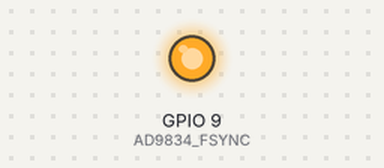
Bench run of a sketch on a simulated ESP32-S3. Shown: output pins drawn as LEDs (lit = HIGH). Pins used as bus, display or sensor lines are not drawn; what the sketch prints to the serial monitor is not drawn.

Above: at 0.1 s.
Timing chart, 0 to 1.6 s (numbered marks = the images above):
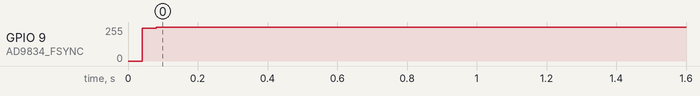

The sketch:

AD9834_S_10M.ino
```cpp
// 1. 引脚定义（仅保留SPI相关引脚，RST/FS/PS通过软件控制，🔶1-76、🔶1-81）
#define AD9834_FSYNC  9   // FSYNC引脚（帧同步，低有效）
#define AD9834_SCK    10  // SCLK引脚（串行时钟，下降沿采样）
#define AD9834_SDA    11  // SDATA引脚（串行数据输入）

// 2. AD9834 寄存器与控制位宏定义（基于🔶1-223、🔶1-225、🔶1-232、🔶1-254、🔶1-267）
// 寄存器地址
#define AD9834_CTRL_REG    0x0000  // 控制寄存器：DB15=0, DB14=0
#define AD9834_FREQ0_REG   0x4000  // FREQ0寄存器：DB15=0, DB14=1
#define AD9834_FREQ1_REG   0x8000  // FREQ1寄存器：DB15=1, DB14=0
#define AD9834_PHASE0_REG  0xC000  // PHASE0寄存器：DB15=1, DB14=1, DB13=0
#define AD9834_PHASE1_REG  0xE000  // PHASE1寄存器：DB15=1, DB14=1, DB13=1

// 控制寄存器位（含软件替代硬件引脚关键位，🔶1-232、🔶1-242、🔶1-269）
#define AD9834_B28         0x2000  // 28位频率寄存器模式（1=使能，🔶1-255）
#define AD9834_HLB         0x1000  // 高/低字节选择
#define AD9834_FSEL        0x0800  // 软件选频率寄存器：0=FREQ0，1=FREQ1（🔶1-242）
#define AD9834_PSEL        0x0400  // 软件选相位寄存器：0=PHASE0，1=PHASE1（🔶1-242）
#define AD9834_PIN_SW      0x0200  // PIN/SW位位置：1=硬件控制，0=软件控制
#define AD9834_PIN_SW_0    0x0000  // PIN/SW=0（启用软件控制，与AD9834_PIN_SW互补）
#define AD9834_RESET       0x0100  // 软件复位位：1=复位内部寄存器（🔶1-269、🔶1-271）
#define AD9834_SLEEP1      0x0080  // 禁用内部时钟
#define AD9834_SLEEP12     0x0040  // 关断DAC
#define AD9834_OPBITEN     0x0020  // 使能SIGN BIT OUT引脚
#define AD9834_SIGN_PIB    0x0010  // 输出选择：1=比较器输出，0=DAC MSB
#define AD9834_DIV2        0x0008  // DAC MSB分频：1=不分频，0=2分频
#define AD9834_MODE        0x0002  // 波形模式：1=三角波，0=正弦波（🔶1-300、🔶1-301）
#define AD9834_MODE_0      0x0000  // 波形模式：正弦波（MODE=0）
#define AD9834_RESERVED    0x0001  // 保留位（必须为0，🔶1-232）

// 3. MCLK配置（10MHz，符合B/C级器件规格，🔶1-51、🔶1-420）
const uint64_t AD9834_MCLK = 10000000;  // MCLK=10MHz
const uint64_t AD9834_FREQ_BIT = 268435456;  // 2^28（28位频率寄存器，🔶1-23）

// 4. 发送16位数据到AD9834（SCLK下降沿采样，符合时序🔶1-59、🔶1-212）
void AD9834_Send16Bit(uint16_t data) {
  digitalWrite(AD9834_FSYNC, LOW);
  delayMicroseconds(1);  // 满足FSYNC到SCLK建立时间t7≥5ns

  // 从DB15到DB0传输（16位串行数据，🔶1-209）
  for (int i = 15; i >= 0; i--) {
    digitalWrite(AD9834_SDA, (data >> i) & 0x01);
    delayMicroseconds(1);

    digitalWrite(AD9834_SCK, LOW);  // SCLK下降沿采样数据
    delayMicroseconds(1);
    digitalWrite(AD9834_SCK, HIGH); // SCLK恢复高电平（空闲状态，🔶1-213）
    delayMicroseconds(1);
  }

  digitalWrite(AD9834_FSYNC, HIGH);
  delayMicroseconds(1);  // 满足FSYNC保持时间t8≥10ns
}

// 5. 软件复位（替代硬件RST引脚，效果一致，🔶1-269、🔶1-271）
void AD9834_SoftReset() {
  // 复位命令：PIN/SW=0（软件控制）、RESET=1（复位内部寄存器）
  uint16_t reset_cmd = AD9834_B28 | AD9834_MODE_0 | AD9834_PIN_SW_0 | AD9834_RESET;
  AD9834_Send16Bit(AD9834_CTRL_REG | reset_cmd);
  delayMicroseconds(100);  // 保持复位稳定

  // 退出复位：RESET=0（恢复正常工作）
  reset_cmd &= ~AD9834_RESET;
  AD9834_Send16Bit(AD9834_CTRL_REG | reset_cmd);
}

// 6. 软件选择频率寄存器（替代硬件FSELECT引脚，🔶1-242）
// freq_reg：0=FREQ0，1=FREQ1
void AD9834_SoftSelectFreqReg(uint8_t freq_reg) {
  uint16_t ctrl_cmd = AD9834_B28 | AD9834_MODE_0 | AD9834_PIN_SW_0;
  if (freq_reg == 1) {
    ctrl_cmd |= AD9834_FSEL;  // FSEL=1→选择FREQ1
  } else {
    ctrl_cmd &= ~AD9834_FSEL; // FSEL=0→选择FREQ0
  }
  AD9834_Send16Bit(AD9834_CTRL_REG | ctrl_cmd);
  delayMicroseconds(10);  // 满足寄存器切换延迟（8~9个MCLK周期，🔶1-218）
}

// 7. 软件选择相位寄存器（替代硬件PSELECT引脚，🔶1-242）
// phase_reg：0=PHASE0，1=PHASE1
void AD9834_SoftSelectPhaseReg(uint8_t phase_reg) {
  uint16_t ctrl_cmd = AD9834_B28 | AD9834_MODE_0 | AD9834_PIN_SW_0;
  if (phase_reg == 1) {
    ctrl_cmd |= AD9834_PSEL;  // PSEL=1→选择PHASE1
  } else {
    ctrl_cmd &= ~AD9834_PSEL; // PSEL=0→选择PHASE0
  }
  AD9834_Send16Bit(AD9834_CTRL_REG | ctrl_cmd);
  delayMicroseconds(10);  // 满足寄存器切换延迟（🔶1-218）
}

// 8. 初始化AD9834（全软件控制，无硬件引脚依赖，🔶1-215）
void AD9834_Init() {
  // 配置SPI相关引脚为输出模式
  pinMode(AD9834_FSYNC, OUTPUT);
  pinMode(AD9834_SCK, OUTPUT);
  pinMode(AD9834_SDA, OUTPUT);

  // 步骤1：软件复位（避免初始化杂散输出）
  AD9834_SoftReset();

  // 步骤2：默认选择FREQ0、PHASE0寄存器
  AD9834_SoftSelectFreqReg(0);
  AD9834_SoftSelectPhaseReg(0);
}

// 9. 设置输出频率（基于MCLK=10MHz，公式🔶1-240：FREQREG=(f_OUT×2^28)/MCLK）
// f_out：目标频率（0.037Hz~5MHz，MCLK/2），freq_reg：0=FREQ0，1=FREQ1
void AD9834_SetFrequency(float f_out, uint8_t freq_reg) {
  // 频率范围限制（10MHz MCLK下，分辨率≈0.037Hz，上限5MHz，🔶1-6、🔶1-23、🔶1-196）
  if (f_out < 0.037 || f_out > 5000000) {
    Serial.printf("频率超出范围（0.037Hz~5MHz），当前输入：%.2fHz\n", f_out);
    return;
  }

  // 计算28位频率控制字（避免溢出，用64位整数）
  uint64_t freq_ctrl = (uint64_t)(f_out * AD9834_FREQ_BIT) / AD9834_MCLK;
  uint16_t freq_lsb = (uint16_t)(freq_ctrl & 0x3FFF);  // 低14位
  uint16_t freq_msb = (uint16_t)((freq_ctrl >> 14) & 0x3FFF);  // 高14位

  // 选择目标频率寄存器
  uint16_t reg_addr = (freq_reg == 1) ? AD9834_FREQ1_REG : AD9834_FREQ0_REG;

  // 28位模式：先写低14位，再写高14位（🔶1-255）
  AD9834_Send16Bit(reg_addr | freq_lsb);
  AD9834_Send16Bit(reg_addr | freq_msb);
}

// 10. 设置输出相位（公式🔶1-240：PHASEREG=(phase_deg×4096)/360，12位精度）
// phase_deg：目标相位（0~360°），phase_reg：0=PHASE0，1=PHASE1
void AD9834_SetPhase(float phase_deg, uint8_t phase_reg) {
  // 相位范围归一化（0~360°）
  phase_deg = fmod(phase_deg, 360.0f);
  if (phase_deg < 0) phase_deg += 360.0f;

  // 计算12位相位控制字（4096=2^12，🔶1-181）
  uint16_t phase_ctrl = (uint16_t)((phase_deg * 4096.0f) / 360.0f) & 0x0FFF;

  // 选择目标相位寄存器
  uint16_t reg_addr = (phase_reg == 1) ? AD9834_PHASE1_REG : AD9834_PHASE0_REG;

  AD9834_Send16Bit(reg_addr | phase_ctrl);
}

// 11. 切换输出波形（0=正弦波，1=三角波，🔶1-300、🔶1-301）
void AD9834_SetWaveform(uint8_t wave_mode) {
  uint16_t ctrl_cmd = AD9834_B28 | AD9834_PIN_SW_0;  // 保持软件控制+28位频率模式
  if (wave_mode == 1) {
    ctrl_cmd |= AD9834_MODE;       // MODE=1→三角波（旁路SIN ROM）
  } else {
    ctrl_cmd |= AD9834_MODE_0;     // MODE=0→正弦波（使能SIN ROM）
  }
  AD9834_Send16Bit(AD9834_CTRL_REG | ctrl_cmd);
}

// 12. 主函数：初始化与功能测试
void setup() {
  Serial.begin(115200);  // 串口调试（可选）
  AD9834_Init();         // 初始化AD9834（全软件控制，MCLK=10MHz）

  // 示例配置：FREQ0=1MHz（10MHz MCLK下合法）、PHASE0=0°、正弦波
  AD9834_SetFrequency(1000000.0f, 0);  // FREQ0=1MHz，FREQREG=(1e6×268435456)/10e6=26843.5456→26844
  AD9834_SetPhase(0.0f, 0);            // PHASE0=0°，PHASEREG=(0×4096)/360=0
  AD9834_SetWaveform(0);               // 切换为正弦波

  Serial.println("AD9834初始化完成！MCLK=10MHz，当前配置：1MHz 正弦波，0°相位");
}

void loop() {
  // 测试1：软件切换频率（1MHz ↔ 2MHz，均在10MHz MCLK合法范围内）
  delay(5000);
  AD9834_SetFrequency(20000.0f, 0);  // FREQ0更新为2MHz
  Serial.println("当前输出：2MHz 正弦波");

  delay(5000);
  AD9834_SetFrequency(10000.0f, 0);  // FREQ0恢复为1MHz
  Serial.println("当前输出：1MHz 正弦波");

  // 测试2：软件切换波形（正弦波 ↔ 三角波，注释可取消启用）
  // delay(5000);
  // AD9834_SetWaveform(1);
  // Serial.println("当前输出：1MHz 三角波");
  // delay(5000);
  // AD9834_SetWaveform(0);
  // Serial.println("当前输出：1MHz 正弦波");

  // 测试3：软件切换频率寄存器（FREQ0 ↔ FREQ1，注释可取消启用）
  // delay(5000);
  // AD9834_SetFrequency(3000000.0f, 1);  // FREQ1=3MHz
  // AD9834_SoftSelectFreqReg(1);         // 软件选择FREQ1
  // Serial.println("当前输出：3MHz 正弦波（FREQ1）");
  // delay(5000);
  // AD9834_SoftSelectFreqReg(0);         // 软件切换回FREQ0
  // Serial.println("当前输出：1MHz 正弦波（FREQ0）");
}
```

Measured:
- by itself, GPIO 9 (AD9834_FSYNC): 0/255 → 255/255 at 0.04 s
